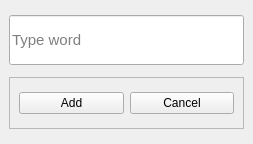
<?xml version="1.0" encoding="UTF-8"?>
<ui version="4.0">
 <class>add_word_window</class>
 <widget class="QMainWindow" name="add_word_window">
  <property name="geometry">
   <rect>
    <x>0</x>
    <y>0</y>
    <width>253</width>
    <height>144</height>
   </rect>
  </property>
  <property name="windowTitle">
   <string>Add Word</string>
  </property>
  <widget class="QWidget" name="centralwidget">
   <layout class="QVBoxLayout" name="verticalLayout">
    <item>
     <widget class="QLineEdit" name="add_word_line">
      <property name="minimumSize">
       <size>
        <width>50</width>
        <height>50</height>
       </size>
      </property>
      <property name="font">
       <font>
        <pointsize>11</pointsize>
       </font>
      </property>
      <property name="text">
       <string/>
      </property>
      <property name="placeholderText">
       <string>Type word</string>
      </property>
     </widget>
    </item>
    <item>
     <widget class="QFrame" name="frame">
      <property name="minimumSize">
       <size>
        <width>231</width>
        <height>52</height>
       </size>
      </property>
      <property name="maximumSize">
       <size>
        <width>245</width>
        <height>52</height>
       </size>
      </property>
      <property name="layoutDirection">
       <enum>Qt::LeftToRight</enum>
      </property>
      <property name="frameShape">
       <enum>QFrame::StyledPanel</enum>
      </property>
      <property name="frameShadow">
       <enum>QFrame::Raised</enum>
      </property>
      <layout class="QHBoxLayout" name="horizontalLayout">
       <item>
        <widget class="QPushButton" name="adding_pushButton">
         <property name="text">
          <string>Add</string>
         </property>
        </widget>
       </item>
       <item>
        <widget class="QPushButton" name="cancel_add_pushButton">
         <property name="text">
          <string>Cancel</string>
         </property>
        </widget>
       </item>
      </layout>
     </widget>
    </item>
   </layout>
  </widget>
 </widget>
 <resources/>
 <connections/>
</ui>
